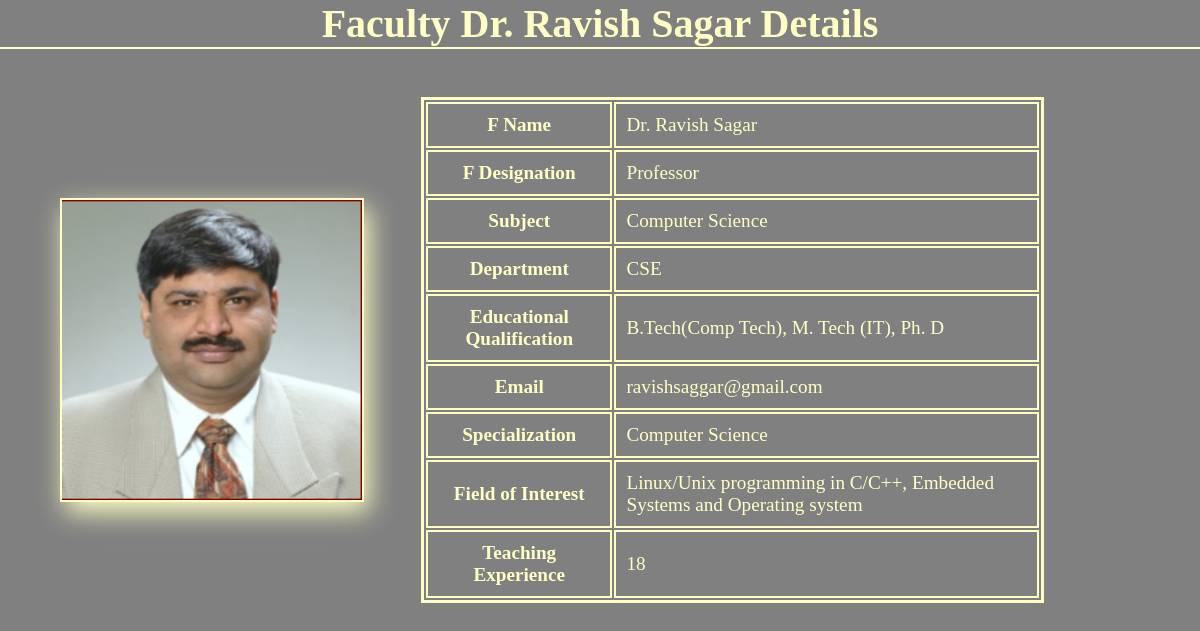
Page /staff_template/Dr. Ravish Sagar/ on the committed database.
### academy/models.py (models this page shows)
class faculty(models.Model):
    F_Name = models.CharField(max_length=20)
    F_Designation = models.CharField(max_length=20)
    Subject = models.CharField(max_length=20)
    Department = models.CharField(max_length=20)
    Educational_Qualification = models.CharField(max_length=50)
    Email = models.EmailField()
    Specialization = models.CharField(max_length=50)
    Field_of_Interest = models.CharField(max_length=100)
    Teaching_Experience = models.IntegerField()

### academy/views.py (the view)
# urls.py: path('staff_template/<str:faculty_name>/',views.staff_temlate_views, name = "stafftemplate"),
def staff_temlate_views(request,faculty_name):
    staff = get_object_or_404(faculty, F_Name = faculty_name)
    def staff_image(staff):
        if staff.F_Name == 'Dr. Ravish Sagar':
            return '../images_folder/director.PNG'
        elif staff.F_Name == 'Mr. Alok Mishra':
            return '../images_folder/alok_sir.PNG'
        elif staff.F_Name == 'Mr. Meetender':
            return '../images_folder/meetender_sir.jpg'
        elif staff.F_Name == 'Ms Gomathy M':
            return '../images_folder/gomathi_mam.PNG'
        elif staff.F_Name == 'Mr Akshit Thakur':
            return '../images_folder/akshit_sir.PNG'
        elif staff.F_Name == 'Ms. Sonia Batra':
            return '../images_folder/sonia_mam.PNG'
        elif staff.F_Name == 'Mr. Sandeep Jain':
            return '../images_folder/sandeep_sir.PNG'
        elif staff.F_Name == 'Dr. Sushma Bahuguna':
            return '../images_folder/sushma_mam.PNG'
        elif staff.F_Name == 'Dr. Anu Taneja':
            return '../images_folder/anu_mam.PNG'
        elif staff.F_Name == 'Ms. Smriti Sharma':
            return '../images_folder/smriti_mam.PNG'
        elif staff.F_Name == 'Ms. Mansi Vats':
            return '../images_folder/mansi__mam.jpg'
        elif staff.F_Name == 'Dr. Shalini Gambhir':
            return '../images_folder/shalini_mam.PNG'
    imagefile = staff_image(staff)
    return render(request,'academy/staff_template.html',{'data':[staff],'imgfile':imagefile})

### academy/templates/academy/staff_template.html
{% load static %}
<html>
  <head>
    <link rel="stylesheet" href="{% static 'css_folder/staff_template1.css' %}" />
  </head>
  <body>
    {% for staff in data %}
    <h1>Faculty {{ staff.F_Name }} Details</h1>
    <div class="body">
      <div class="image">
        <img src="{% static 'images_folder/' %}{{ imgfile }}" />
      </div>
      <div class="table">
        <table>
          <tbody>
            <tr>
              <th>F Name</th>
              <td>{{ staff.F_Name }}</td>
            </tr>
            <tr>
              <th>F Designation</th>
              <td>{{ staff.F_Designation }}</td>
            </tr>
            <tr>
              <th>Subject</th>
              <td>{{ staff.Subject }}</td>
            </tr>
            <tr>
              <th>Department</th>
              <td>{{ staff.Department }}</td>
            </tr>
            <tr>
              <th>Educational Qualification</th>
              <td>{{ staff.Educational_Qualification }}</td>
            </tr>
            <tr>
              <th>Email</th>
              <td>{{ staff.Email }}</td>
            </tr>
            <tr>
              <th>Specialization</th>
              <td>{{ staff.Specialization }}</td>
            </tr>
            <tr>
              <th>Field of Interest</th>
              <td>{{ staff.Field_of_Interest }}</td>
            </tr>
            <tr>
              <th>Teaching Experience</th>
              <td>{{ staff.Teaching_Experience }}</td>
            </tr>
          </tbody>
        </table>
      </div>
    </div>
    {% endfor %}
  </body>
</html>

### academy/static/css_folder/staff_template1.css (style rules this page uses)
* { margin: 0; padding: 0; }
body { background: gray; background-size: cover; color: #ffffc5; }
h1 { font-size: 2.5rem; display: flex; justify-content: center; align-items: center; border-bottom: 2px solid #ffffc5; margin-bottom: 4%; }
.body { margin-left: 5%; display: flex; align-items: center; }
.image { flex: 0 0 auto; margin-right: 5%; border: 2px solid #ffffc5; box-shadow: 5px 10px 25px #ffffc5; }
.image img { width: 300px; height: 300px; }
.table { flex: 1 1 auto; }
table { max-width: 80%; border: 3px solid #ffffc5; }
tr, td, th { border: 2px solid #ffffc5; padding: 10px; font-size: 1.2rem; }

### rows in the picture
faculty: F_Name "Dr. Ravish Sagar", F_Designation "Professor", Subject "Computer Science", Department "CSE", Educational_Qualification "B.Tech(Comp Tech), M. Tech (IT), Ph. D", Email "ravishsaggar@gmail.com", Specialization "Computer Science", Field_of_Interest "Linux/Unix programming in C/C++, Embedded Systems and Operating system", Teaching_Experience "18"
